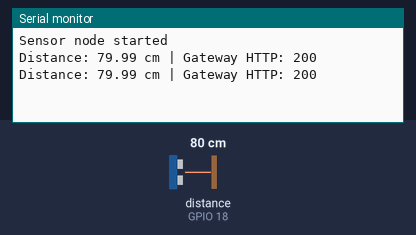
The sketch below on a simulated ESP32. Shown: the last lines printed to the serial monitor. The inputs (shaded band) are chosen by the test bench; at power-on: distance to the obstacle (sensor on GPIO 18) 80 cm. The echo pulse lasts 58.3 µs per cm; WiFi joins after 1.5 s; servers stay silent unless stated; uploads are accepted with an empty reply.

Above: at 10.8 s.
10.9 s: distance to the obstacle (sensor on GPIO 18) set to 4 cm
At 15.6 s:
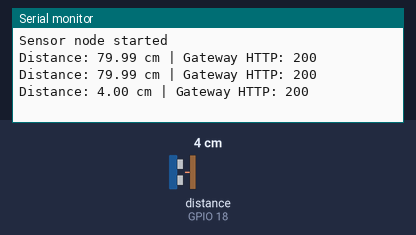
18.3 s: distance to the obstacle (sensor on GPIO 18) set to 2 cm
At 20.4 s:
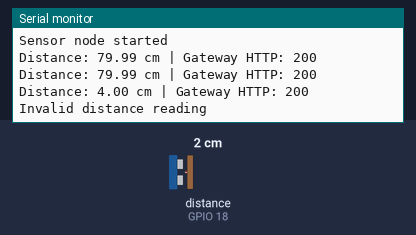

The sketch:

Task3_Sensor.ino
```cpp
/*
 * Task 3 - Sensor Node
 * Measures ultrasonic distance and sends valid readings to the
 * gateway every 5 seconds using HTTP POST. The gateway separately
 * uploads the latest measurement to ThingSpeak every 20 seconds.
 */

#include <WiFi.h>
#include <HTTPClient.h>
#include <ArduinoJson.h>
#include <math.h>

const char* WIFI_SSID = "";
const char* WIFI_PASSWORD = "";

const char* GATEWAY_URL = "http://192.168.4.1/api/sensor";

#define TRIG_PIN 5
#define ECHO_PIN 18

const unsigned long SEND_INTERVAL = 5000;
unsigned long lastSend = 0;

// Measure distance using the HC-SR04 ultrasonic sensor
float measureDistance() {
  digitalWrite(TRIG_PIN, LOW);
  delayMicroseconds(2);

  digitalWrite(TRIG_PIN, HIGH);
  delayMicroseconds(10);
  digitalWrite(TRIG_PIN, LOW);

  // Measure echo pulse duration with a 30 ms timeout
  unsigned long duration = pulseIn(ECHO_PIN, HIGH, 30000UL);

  if (duration == 0) {
    return -1.0f;
  }

  // Convert echo duration to distance in centimetres
  return duration * 0.0343f / 2.0f;
}

// Send a valid distance measurement to the gateway
void sendDistance() {
  if (WiFi.status() != WL_CONNECTED) {
    Serial.println("Gateway Wi-Fi disconnected");
    return;
  }

  float distance = measureDistance();

  // Reject invalid or out-of-range measurements
  if (!isfinite(distance) || distance < 2 || distance > 400) {
    Serial.println("Invalid distance reading");
    return;
  }

  // Create the JSON request body
  JsonDocument doc;
  doc["node"] = "sensor01";
  doc["distance"] = distance;

  String payload;
  serializeJson(doc, payload);

  HTTPClient http;
  http.setTimeout(3000);

  if (!http.begin(GATEWAY_URL)) {
    Serial.println("HTTP initialization failed");
    return;
  }

  http.addHeader("Content-Type", "application/json");

  // Send the measurement through HTTP POST
  int status = http.POST(payload);

  Serial.print("Distance: ");
  Serial.print(distance, 2);
  Serial.print(" cm | Gateway HTTP: ");
  Serial.println(status);

  http.end();
}

void setup() {
  Serial.begin(115200);

  pinMode(TRIG_PIN, OUTPUT);
  pinMode(ECHO_PIN, INPUT);
  digitalWrite(TRIG_PIN, LOW);

  // Connect to the gateway's Wi-Fi AP
  WiFi.mode(WIFI_STA);
  WiFi.begin(WIFI_SSID, WIFI_PASSWORD);

  Serial.println("Sensor node started");
}

void loop() {
  // Attempt Wi-Fi reconnection when disconnected
  if (WiFi.status() != WL_CONNECTED) {
    static unsigned long lastRetry = 0;

    if (millis() - lastRetry >= 5000) {
      lastRetry = millis();
      WiFi.reconnect();
    }
  }

  // Send a distance measurement every 5 seconds
  if (millis() - lastSend >= SEND_INTERVAL) {
    lastSend = millis();
    sendDistance();
  }
}
```

Measured:
- the behaviour switches between 3 and 2 cm on distance to the obstacle (sensor on GPIO 18) (found by bisection; images 1 and 2)
- after the input at 10.9 s, the serial monitor: prints a new line after 4.3 s (image 1)
- after the input at 18.3 s, the serial monitor: prints a new line after 1.7 s (image 2)
